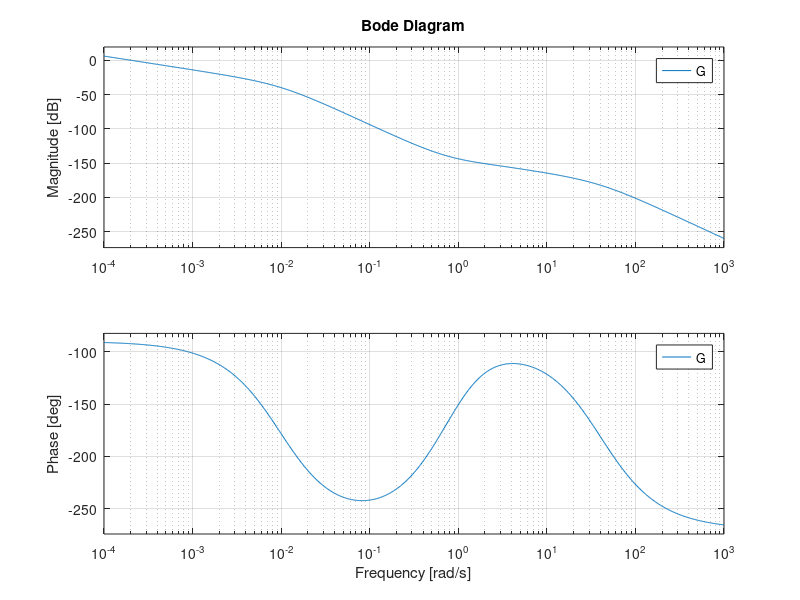
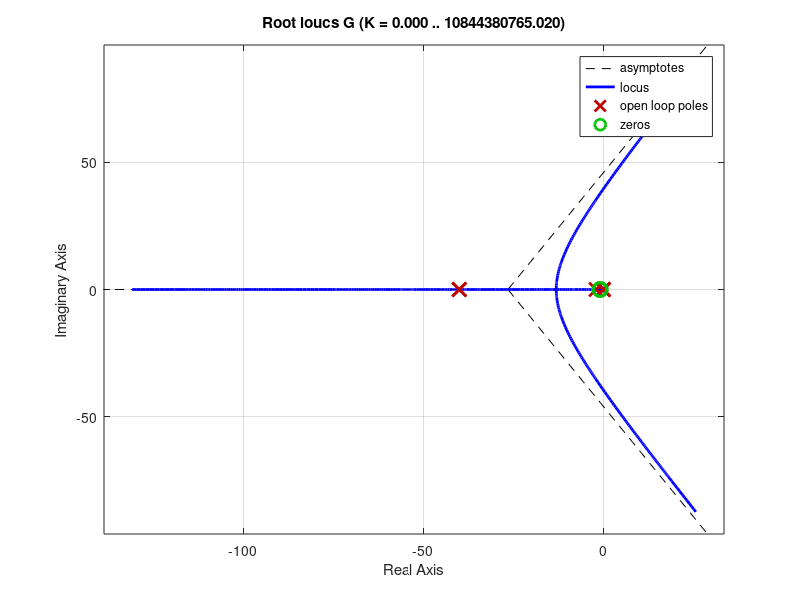
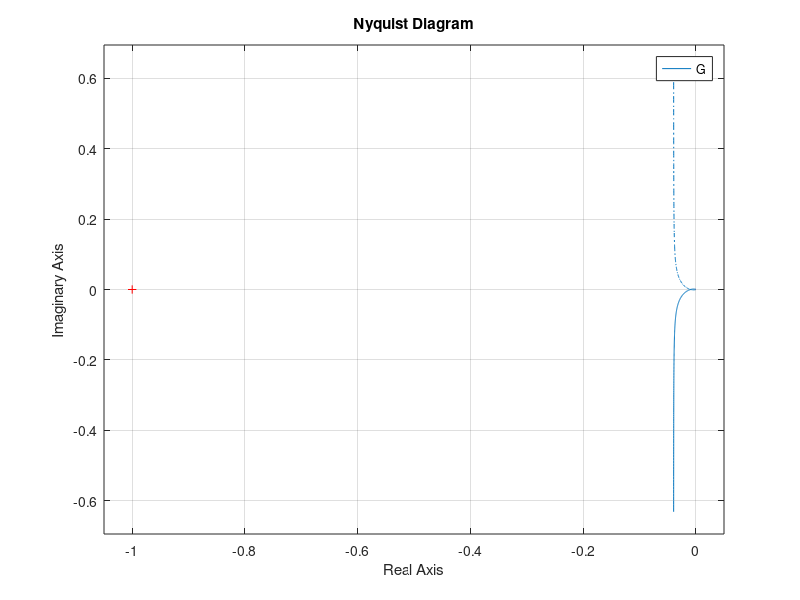

These charts were generated, in order, by the following MATLAB code:
%% ECEN 4138 HW 10 problem 6.24
% Ian Faber

%% Housekeeping
clc; clear; close all;

%% Setup

s = tf('s');

G = (0.0001/s)*((s+0.80)/(s+0.01))^2*((s+1)/(s+2))*(1/(s+40))^2

minreal(zpk(G))

%% Plotting
figure
bode(G)

figure
rlocus(G)

figure
nyquist(G)
